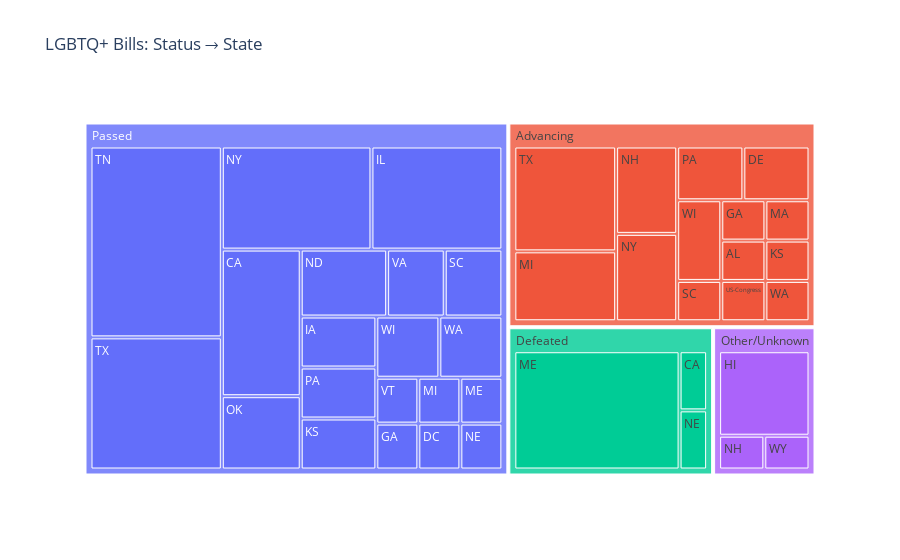

Notebook code for this chart:
### Code cell
fig = px.treemap(lgbtq_bills,
                 path=['status_group', 'state'],
                 title='LGBTQ+ Bills: Status → State')
fig.show()

### Figure 1 — Plotly figure (JSON) as saved in the notebook; plotly's stock layout.template omitted (floating-point values rounded to 4 significant figures)
{"data": [{"branchvalues": "total", "domain": {"x": [0, 1], "y": [0, 1]}, "hovertemplate": "labels=%{label}<br>count=%{value}<br>parent=%{parent}<br>id=%{id}<extra></extra>", "ids": ["Passed/VT", "Passed/VA", "Passed/SC", "Advancing/SC", "Passed/GA", "Advancing/GA", "Advancing/MA", "Advancing/AL", "Other/Unknown/NH", "Advancing/NH", "Advancing/MI", "Passed/MI", "Passed/OK", "Passed/CA", "Defeated/CA", "Passed/IA", "Advancing/US-Congress", "Other/Unknown/WY", "Passed/TX", "Advancing/TX", "Advancing/PA", "Passed/PA", "Passed/ND", "Defeated/ME", "Passed/ME", "Passed/DC", "Passed/KS", "Advancing/KS", "Passed/NE", "Defeated/NE", "Other/Unknown/HI", "Advancing/DE", "Passed/NY", "Advancing/NY", "Passed/IL", "Passed/WI", "Advancing/WI", "Passed/WA", "Advancing/WA", "Passed/TN", "Passed", "Advancing", "Other/Unknown", "Defeated"], "labels": ["VT", "VA", "SC", "SC", "GA", "GA", "MA", "AL", "NH", "NH", "MI", "MI", "OK", "CA", "CA", "IA", "US-Congress", "WY", "TX", "TX", "PA", "PA", "ND", "ME", "ME", "DC", "KS", "KS", "NE", "NE", "HI", "DE", "NY", "NY", "IL", "WI", "WI", "WA", "WA", "TN", "Passed", "Advancing", "Other/Unknown", "Defeated"], "name": "", "parents": ["Passed", "Passed", "Passed", "Advancing", "Passed", "Advancing", "Advancing", "Advancing", "Other/Unknown", "Advancing", "Advancing", "Passed", "Passed", "Passed", "Defeated", "Passed", "Advancing", "Other/Unknown", "Passed", "Advancing", "Advancing", "Passed", "Passed", "Defeated", "Passed", "Passed", "Passed", "Advancing", "Passed", "Defeated", "Other/Unknown", "Advancing", "Passed", "Advancing", "Passed", "Passed", "Advancing", "Passed", "Advancing", "Passed", "", "", "", ""], "type": "treemap", "values": [1, 2, 2, 1, 1, 1, 1, 1, 1, 3, 4, 1, 3, 6, 1, 2, 1, 1, 9, 6, 2, 2, 3, 12, 1, 1, 2, 1, 1, 1, 5, 2, 8, 3, 7, 2, 2, 2, 1, 13, 69, 29, 7, 14]}], "layout": {"legend": {"tracegroupgap": 0}, "title": {"text": "LGBTQ+ Bills: Status → State"}}}
